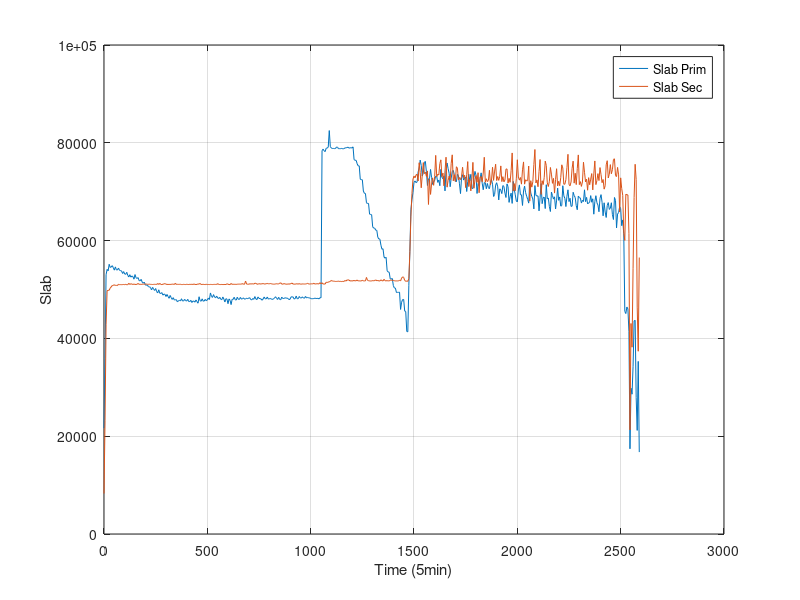

The MATLAB source for this figure:
#! /usr/bin/octave -qf
fig = figure;
data = dlmread("finput.txt"," ");
data_sec = dlmread("finput_sec.txt"," ");
size(data);
size(data_sec);
set(fig, "visible", "off");

time =  data(:,1);
MemTotal =  data(:,2);
MemFree =  data(:,3);
Buffers =  data(:,4);
Cached =  data(:,5);
SwapCached =  data(:,6);
Active =  data(:,7);
Inactive =  data(:,8);
SwapTotal =  data(:,9);
SwapFree =  data(:,10);
Dirty =  data(:,11);
Writeback =  data(:,12);
AnonPages =  data(:,13);
Mapped =  data(:,14);
Slab =  data(:,15);
SReclaimable =  data(:,16);
SUnreclaim =  data(:,17);
PageTables =  data(:,18);
NFS_Unstable =  data(:,19);
Bounce =  data(:,20);
WritebackTmp =  data(:,21);
CommitLimit =  data(:,22);
Committed_AS =  data(:,23);
VmallocTotal =  data(:,24);
VmallocUsed =  data(:,25);
VmallocChunk =  data(:,26);

time_sec =  data_sec(:,1);
MemTotal_sec =  data_sec(:,2);
MemFree_sec =  data_sec(:,3);
Buffers_sec =  data_sec(:,4);
Cached_sec =  data_sec(:,5);
SwapCached_sec =  data_sec(:,6);
Active_sec =  data_sec(:,7);
Inactive_sec =  data_sec(:,8);
SwapTotal_sec =  data_sec(:,9);
SwapFree_sec =  data_sec(:,10);
Dirty_sec =  data_sec(:,11);
Writeback_sec =  data_sec(:,12);
AnonPages_sec =  data_sec(:,13);
Mapped_sec =  data_sec(:,14);
Slab_sec =  data_sec(:,15);
SReclaimable_sec =  data_sec(:,16);
SUnreclaim_sec =  data_sec(:,17);
PageTables_sec =  data_sec(:,18);
NFS_Unstable_sec =  data_sec(:,19);
Bounce_sec =  data_sec(:,20);
WritebackTmp_sec =  data_sec(:,21);
CommitLimit_sec =  data_sec(:,22);
Committed_AS_sec =  data_sec(:,23);
VmallocTotal_sec =  data_sec(:,24);
VmallocUsed_sec =  data_sec(:,25);
VmallocChunk_sec =  data_sec(:,26);


plot(time,Slab,";Slab Prim;",time,Slab_sec,";Slab Sec;"), grid

xlabel("Time (5min)");
ylabel("Slab");
print("Slab.png", "-dpng");
